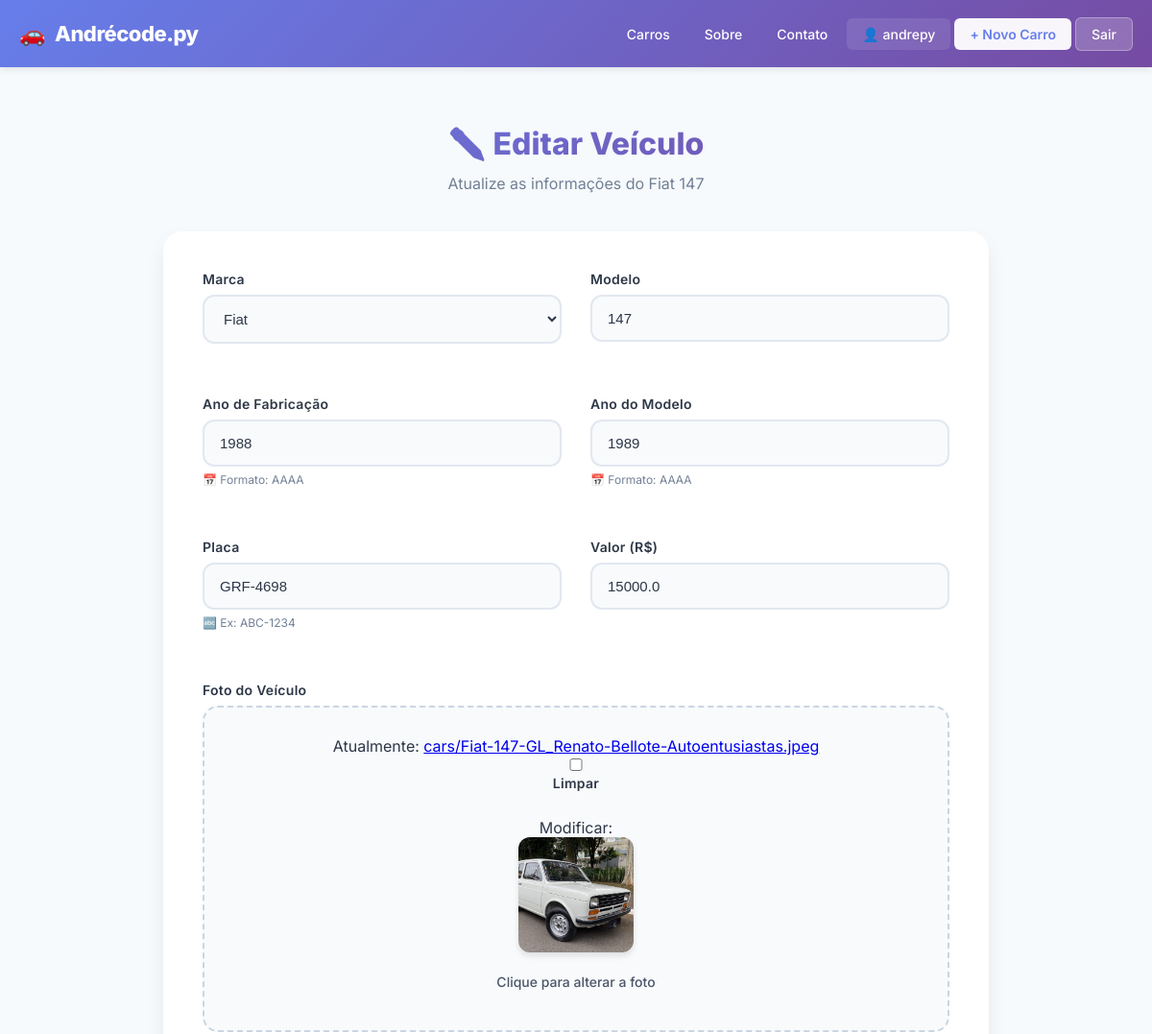
The page /car/13/update/ (signed in, upper part) on the database as committed earlier.
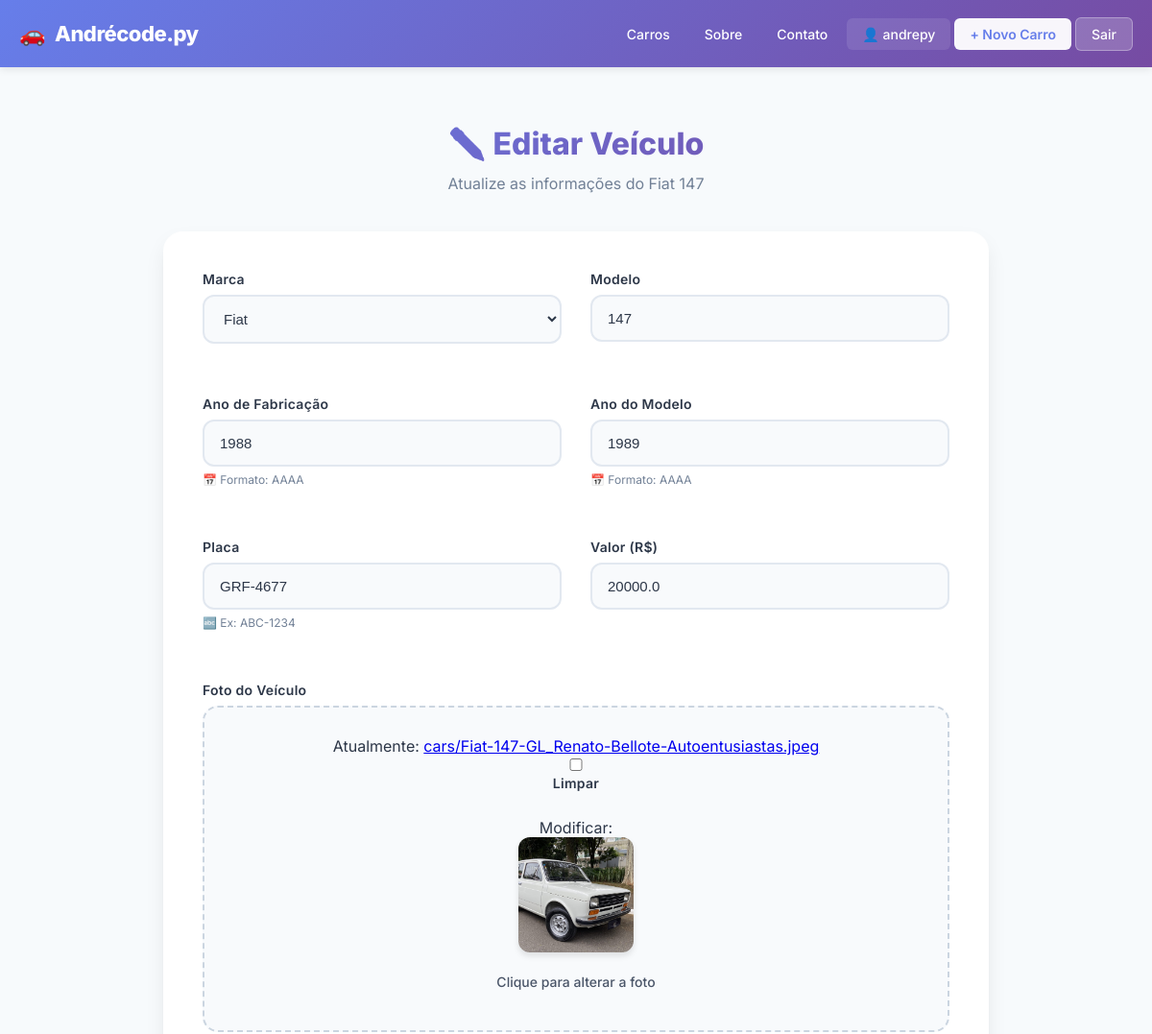
The same page on the database as committed later.
### cars/models.py (models this page shows, shortened)
class Car(models.Model):
    id = models.AutoField(primary_key=True)
    model = models.CharField(max_length=200)
    brand = models.ForeignKey(Brand, on_delete=models.PROTECT, related_name='cars_brand')
    factory_year = models.IntegerField(blank=True, null=True)
    model_year = models.IntegerField(blank=True, null=True)
    plate = models.CharField(max_length=10, blank=True, null=True)
    value = models.FloatField(blank=True, null=True)
    photo = models.ImageField(upload_to='cars/', blank=True, null=True)

class Brand(models.Model):
    name = models.CharField(max_length=200)
    def __str__(self):
        return self.name

### cars/views.py (the view, shortened to what this page needs)
# urls.py: path('car/<int:pk>/update/', CarUpdateView.as_view(), name='car_update'),
class CarUpdateView(LoginRequiredMixin, UpdateView):
    model = Car
    form_class = CarModelForm
    template_name = 'car_update.html'
    login_url = 'login'

### cars/forms.py (shortened to what this page needs)
class CarModelForm(forms.ModelForm):
    class Meta:
        model = Car
        fields = '__all__'

### cars/templates/car_update.html (shortened to what this page needs)
{% extends "base.html" %}
{% block content %}
<div class="form-container">
    <div class="form-header">
        <h1>✏️ Editar Veículo</h1>
        <p>Atualize as informações do {{ form.instance.brand }} {{ form.instance.model }}</p>
    </div>
    <div class="form-card">
        <form method="post" enctype="multipart/form-data">
            <div class="form-grid">
                <div class="form-group">
                    <label for="{{ form.brand.id_for_label }}">Marca</label>
                    {{ form.brand }}
                </div>
                <div class="form-group">
                    <label for="{{ form.model.id_for_label }}">Modelo</label>
                    {{ form.model }}
                </div>
                <div class="form-group">
                    <label for="{{ form.factory_year.id_for_label }}">Ano de Fabricação</label>
                    {{ form.factory_year }}
                    <div class="help-text">📅 Formato: AAAA</div>
                </div>
                <div class="form-group">
                    <label for="{{ form.model_year.id_for_label }}">Ano do Modelo</label>
                    {{ form.model_year }}
                    <div class="help-text">📅 Formato: AAAA</div>
                </div>
                <div class="form-group">
                    <label for="{{ form.plate.id_for_label }}">Placa</label>
                    {{ form.plate }}
                    <div class="help-text">🔤 Ex: ABC-1234</div>
                </div>
                <div class="form-group">
                    <label for="{{ form.value.id_for_label }}">Valor (R$)</label>
                    {{ form.value }}
                </div>
                <div class="form-group full-width">
                    <label>Foto do Veículo</label>
                    <div class="file-input-container">
                        {{ form.photo }}
                        <div class="file-preview-area">
                            {% if form.instance.photo %}
                            <img src="{{ form.instance.photo.url }}" class="current-image-preview" id="currentInfoImg">
                            <span style="font-size: 14px; font-weight: 500; color: #4a5568" id="uploadText">
                                Clique para alterar a foto
                            </span>
                            {% else %}
                            <span class="icon-upload">📷</span>
                            <span style="font-size: 14px; font-weight: 500; color: #4a5568" id="uploadText">
                                Clique ou arraste para enviar uma foto
                            </span>
                            {% endif %}
                        </div>
                    </div>
                </div>
            </div>
        </form>
    </div>
</div>
{% endblock %}

Rows that differ between the two databases and show on the page:
changed Car "Fiat": plate "GRF-4698" → "GRF-4677"; value "15000.0" → "20000.0"
